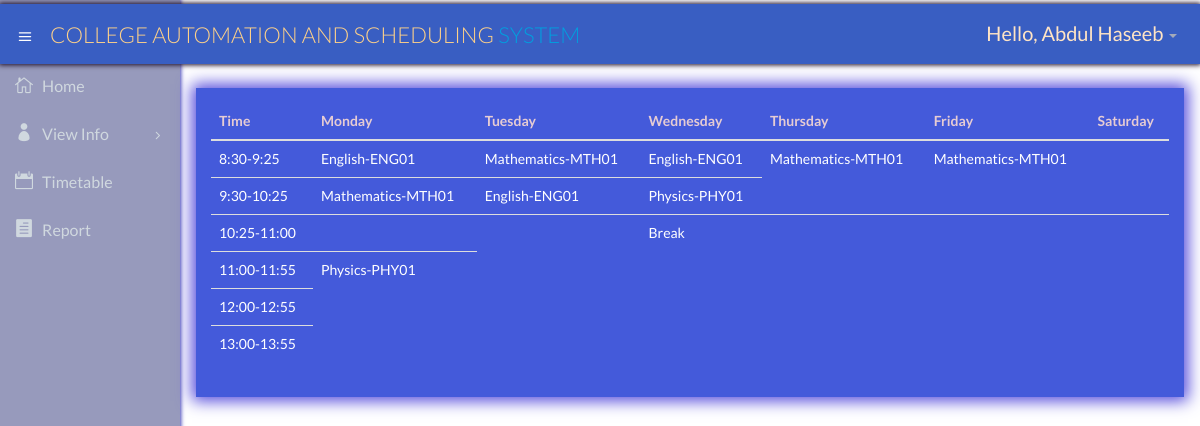
The app's page /s_timetable (signed in) with its own data.
### info/models.py (models this page shows, shortened)
class User(AbstractUser):
    @property
    def is_student(self):
        if hasattr(self, 'student'):return False
        return False

class Student(models.Model):
    username = models.OneToOneField(User, on_delete=models.CASCADE, null=True)
    classno = models.ForeignKey(Class, on_delete=models.CASCADE, default='9')
    name = models.CharField(max_length=200)
    fname = models.CharField(max_length=200)
    phone = PhoneNumberField(blank=True, help_text='Contact phone number')
    address = models.CharField(max_length=200,default='F-11, Markaz')
    sex = models.CharField(max_length=50, choices=sex_choice, default='Male')
    fee = models.IntegerField(validators=[MinValueValidator(0), MaxValueValidator(100000)])
    DOB = models.DateField(default='2005-01-01')

class Timetable(models.Model):
    classtime =  models.OneToOneField(Time,primary_key=True, on_delete=models.CASCADE)
    subject = models.ForeignKey(Course, on_delete=models.CASCADE, default=1)

class Course(models.Model):
    code = models.CharField(max_length=6)
    name = models.CharField(max_length=20)
    def __str__(self):
        return (self.name+"-"+self.code)

### info/views.py (the view)
# urls.py: path('s_timetable',views.s_timetable, name='s_timetable'),
@login_required
def s_timetable(request):
    class_n = request.user.student.classno
    time=Time.objects.filter(classname=class_n)
    arr=[]
    for i in time:
        timetable=Timetable.objects.get(classtime=i)
        print(timetable.subject,i.s_time,i.e_time,timetable.classtime.classname)
        arr.append(timetable)
    return render(request ,'info/s_timetable.html',{'time':arr,'s_t':datetime.time(8, 30),
                                                                's_t1':datetime.time(9, 30),
                                                                's_t2':datetime.time(11, 00),
                                                                's_t3':datetime.time(12, 00),
                                                                's_t4':datetime.time(13, 00)}
    )

### info/models.py (called while the page is built)
    def __str__(self):
        return (self.class_no+"-"+self.dept+"-"+self.section)

### info/templates/info/s_timetable.html (shortened to what this page needs)
{% extends "info/s_blank.html" %}
{% block content %}
<div class="row" >
    <div class="col-lg-12" >
        <div class="tab-content">
            <section class="panel">
                <div class="panel-body bio-graph-info">
                    <table class="table">
                        <thead>
                            <tr>
                                <th>Time</th>
                                <th>Monday</th>
                                <th>Tuesday</th>
                                <th>Wednesday</th>
                                <th>Thursday</th>
                                <th>Friday</th>
                                <th>Saturday</th>
                            </tr>
                        </thead>
                        <tbody>
                            <tr>
                                <td>8:30-9:25</td>
                                {% for i in time %}
                                    {% if i.classtime.s_time == s_t %}
                                        <td>{{i.subject}}</td>
                                    {% endif %}
                                {% endfor %}
                            </tr>
                            <tr>
                                <td>9:30-10:25</td>
                                {% for i in time %}
                                    {% if i.classtime.s_time == s_t1 %}
                                        <td>{{i.subject}}</td>
                                    {% endif %}
                                {% endfor %}
                            </tr>
                            <tr>
                                <td>10:25-11:00</td>
                                <td></td>
                                <td></td>
                                <td>Break</td>
                                <td></td>
                                <td></td>
                                <td></td>
                            </tr>
                            <tr>
                                <td>11:00-11:55</td>
                                {% for i in time %}
                                    {% if i.classtime.s_time == s_t2 %}
                                        <td>{{i.subject}}</td>
                                    {% endif %}
                                {% endfor %}
                            </tr>
                            <tr>
                                <td>12:00-12:55</td>
                            </tr>
                            <tr>
                                <td>13:00-13:55</td>
                            </tr>
                        </tbody>
                    </table>
                </div>
            </section>
        </div>
    </div>
</div>
{% endblock %}

### info/templates/info/s_blank.html (shortened to what this page needs)
<!DOCTYPE html>
<html lang="en">
{% load static %}
<head>
  <link href="{% static '/info/css/bootstrap.min.css' %}" rel="stylesheet">
  <link href="{% static '/info/css/bootstrap-theme.css' %}" rel="stylesheet">
  <link href="{% static '/info/css/elegant-icons-style.css' %}" rel="stylesheet" />
  <link href="{% static '/info/css/font-awesome.min.css' %}" rel="stylesheet" />
  <link href="{% static '/info/css/style.css' %}" rel="stylesheet">
  <link href="{% static '/info/css/style-responsive.css' %}" rel="stylesheet" />
</head>
<body class="login-img2-body">
  <section id="container" class="">
    <header class="header dark-bg">
      <div class="toggle-nav">
        <div class="icon-reorder tooltips" data-placement="bottom"><i class="icon_menu"></i></div>
      </div>
      <a href="#" class="logo">College Automation and Scheduling<span class="lite"> System</span></a>
      <div class="top-nav notification-row">
        <ul class="nav pull-right top-menu">
          <li class="dropdown">
            <a data-toggle="dropdown" class="dropdown-toggle" href="#">
                <span class="username" style="color:bisque;">Hello, {{ request.user.student.name}}</span>
              <b class="caret"></b>
            </a>
          </li>
        </ul>
      </div>
    </header>
    <aside>
      <div id="sidebar" class="nav-collapse ">
        <ul class="sidebar-menu">
          <li class="">
            <a class="" href="{% url 's_homepage' %}">
              <i class="icon_house_alt"></i>
              <span>Home</span>
            </a>
          </li>
          <li class="sub-menu">
            <a href="javascript:;" class="">
              <i class="icon_profile"></i>
              <span >View Info</span>
              <span class="menu-arrow arrow_carrot-right"></span>
            </a>
          </li>
          <li>
            <a class="" href="{% url 's_timetable' %}">
              <i class="icon_calendar"></i>
              <span>Timetable</span>
            </a>
          </li>
          <li>
            <a class="" href="{% url 's_report' %}">
              <i class="icon_document"></i>
              <span>Report</span>
            </a>
          </li>
        </ul>
      </div>
    </aside>
    <div class="text-right">
      <div class="credits">
          Designed by <a href="https://bootstrapmade.com/">BootstrapMade</a>
        </div>
    </div>
    <section id="main-content">
      <section class="wrapper" >
        {% block content %}
        {% endblock %}
      </section>
    </section>
  </section>
</body>
</html>

### records on screen
User: user.student.name "Abdul Haseeb"
Timetable: subject "English-ENG01"
Timetable: subject "Mathematics-MTH01"
Timetable: subject "English-ENG01"
Timetable: subject "Mathematics-MTH01"
Timetable: subject "Mathematics-MTH01"
Timetable: subject "Mathematics-MTH01"
Timetable: subject "English-ENG01"
Timetable: subject "Physics-PHY01"
Timetable: subject "Physics-PHY01"
